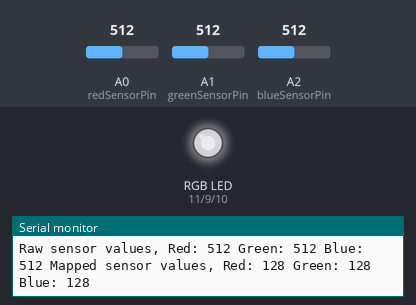
Recording of a sketch running on a simulated Arduino Uno, built with avr-gcc and run on an emulated ATmega328P. Shown: an RGB LED mixed from three pins (HIGH = lit), the last lines printed to the serial monitor. The inputs (shaded band) are chosen by the test bench; at power-on: A0 (redSensorPin) = 512, A1 (greenSensorPin) = 512, A2 (blueSensorPin) = 512. Dim RGB values are drawn brighter than linear.

Above: at 1.2 s.
1.3 s: A0 (redSensorPin) set to 416
At 2.7 s:
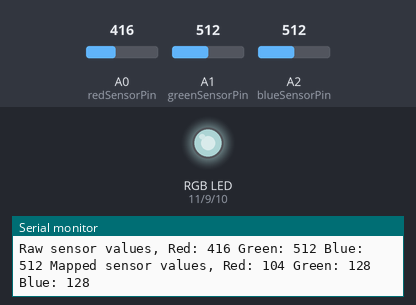
4.3 s: A0 (redSensorPin) set to 382
At 5.2 s:
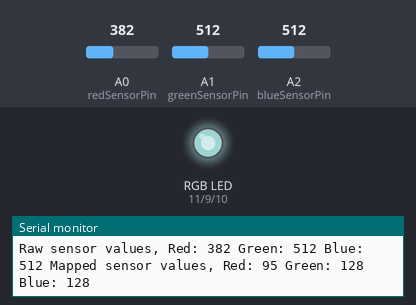
7.3 s: A1 (greenSensorPin) set to 406
At 8.2 s:
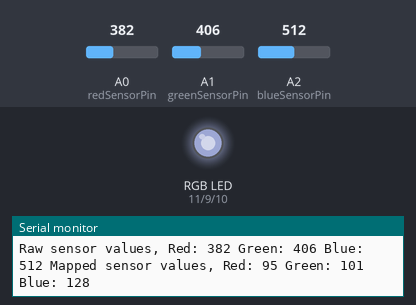
10.3 s: A1 (greenSensorPin) set to 388
At 11.2 s:
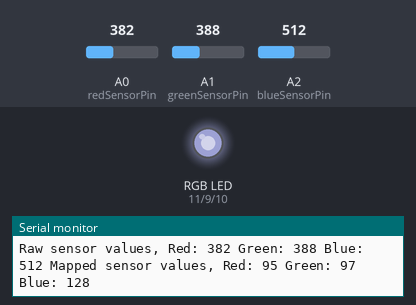
13.3 s: A2 (blueSensorPin) set to 416
At 14.7 s:
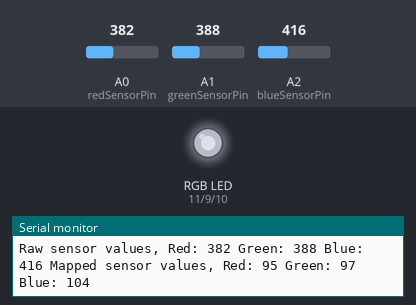
15.0 s: A2 (blueSensorPin) set to 386
At 16.1 s:
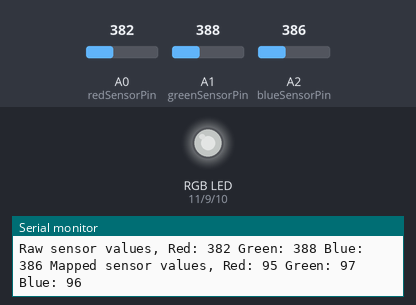
Timing chart, 0 to 17.6 s (numbered marks = the images above; inputs shaded):
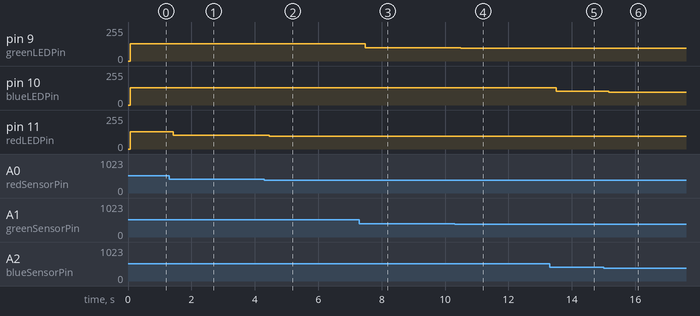

The sketch:

sketch_feb18a.ino
```cpp
const int redLEDPin = 11;
const int greenLEDPin = 9;
const int blueLEDPin = 10;

const int redSensorPin = A0;
const int greenSensorPin = A1;
const int blueSensorPin = A2;

int redValue = 0;
int greenValue = 0;
int blueValue = 0;

int redSensorValue = 0;
int greenSensorValue = 0;
int blueSensorValue = 0;

void setup(){
  Serial.begin(9600);

  // Set all LEDs as OUTPUT
  pinMode(redLEDPin, OUTPUT);
  pinMode(greenLEDPin, OUTPUT);
  pinMode(blueLEDPin, OUTPUT);
}

void loop(){
  redSensorValue = analogRead(redSensorPin);
  delay(10);
  greenSensorValue = analogRead(greenSensorPin);
  delay(10);
  blueSensorValue = analogRead(blueSensorPin);
  delay(10);

  // Print out raw sensor values
  Serial.print("Raw sensor values, Red: ");
  Serial.print(redSensorValue);
  Serial.print(" Green: ");
  Serial.print(greenSensorValue);
  Serial.print(" Blue: ");
  Serial.print(blueSensorValue);

  // Set the values for the LEDs
  // This is used to set the brightness for the LEDs
  redValue = redSensorValue/4;
  greenValue = greenSensorValue/4;
  blueValue = blueSensorValue/4;

  // Print the mapped sensor values
  Serial.print(" Mapped sensor values, Red: ");
  Serial.print(redValue);
  Serial.print(" Green: ");
  Serial.print(greenValue);
  Serial.print(" Blue: ");
  Serial.println(blueValue);

  analogWrite(redLEDPin, redValue);
  analogWrite(greenLEDPin, greenValue);
  analogWrite(blueLEDPin, blueValue);
  delay(100);
}
```

Measured:
- after the input at 1.3 s, pin 11 (redLEDPin): 128/255 → 104/255 after 0.12 s
- after the input at 4.3 s, pin 11 (redLEDPin): 104/255 → 95/255 after 0.16 s
- after the input at 7.3 s, pin 9 (greenLEDPin): 128/255 → 101/255 after 0.18 s
- after the input at 10.3 s, pin 9 (greenLEDPin): 101/255 → 97/255 after 0.20 s
- after the input at 13.3 s, pin 10 (blueLEDPin): 128/255 → 104/255 after 0.20 s
- after the input at 15.0 s, pin 10 (blueLEDPin): 104/255 → 96/255 after 0.17 s
